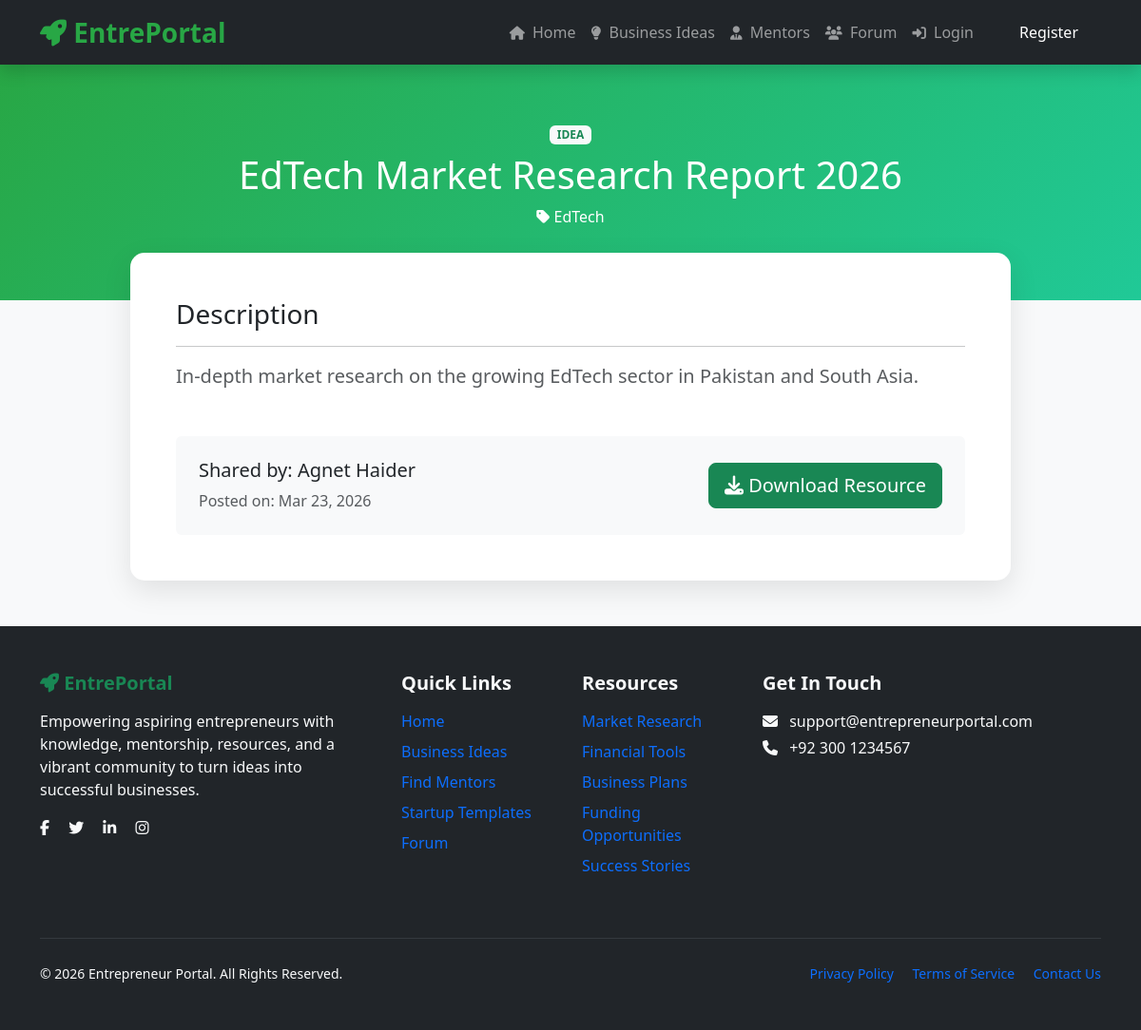
The page /view-resource.php?id=7 on the database its author committed.
### tables this page shows
CREATE TABLE `resources` (
  `id` int(11) NOT NULL,
  `agent_id` int(11) NOT NULL,
  `category_id` int(11) DEFAULT NULL,
  `title` varchar(255) NOT NULL,
  `content_type` enum('idea','framework','template','startup_plan','financial_support') NOT NULL,
  `description` text DEFAULT NULL,
  `file_path` varchar(255) DEFAULT NULL,
  `created_at` timestamp NOT NULL DEFAULT current_timestamp(),
  `updated_at` timestamp NOT NULL DEFAULT current_timestamp() ON UPDATE current_timestamp()
);

CREATE TABLE `categories` (
  `id` int(11) NOT NULL,
  `category_name` varchar(100) NOT NULL,
  `description` text DEFAULT NULL,
  `created_at` timestamp NOT NULL DEFAULT current_timestamp()
);

CREATE TABLE `users` (
  `id` int(11) NOT NULL,
  `full_name` varchar(100) NOT NULL,
  `email` varchar(100) NOT NULL,
  `password` varchar(255) NOT NULL,
  `phone` varchar(20) DEFAULT NULL,
  `bio` text DEFAULT NULL,
  `location` varchar(100) DEFAULT NULL,
  `role` enum('user','agent','admin') NOT NULL DEFAULT 'user',
  `status` enum('pending','approved','rejected') NOT NULL DEFAULT 'pending',
  `created_at` timestamp NOT NULL DEFAULT current_timestamp()
);

### view-resource.php (the view, shortened to what this page needs)
<?php
include 'config.php';
$id = isset($_GET['id']) ? (int)$_GET['id'] : 0;
$query = "SELECT r.*, c.category_name, u.full_name as agent_name, u.email as agent_email
          FROM resources r
          LEFT JOIN categories c ON r.category_id = c.id
          LEFT JOIN users u ON r.agent_id = u.id
          WHERE r.id = $id";
$result = mysqli_query($conn, $query);
$resource = mysqli_fetch_assoc($result);
?>
<!DOCTYPE html>
<html lang="en">
<head>
    <link href="https://cdn.jsdelivr.net/npm/bootstrap@5.3.3/dist/css/bootstrap.min.css" rel="stylesheet">
    <link href="https://cdnjs.cloudflare.com/ajax/libs/font-awesome/6.5.1/css/all.min.css" rel="stylesheet">
</head>
<body>
<?php include 'navbar.php'; ?>
<div class="resource-header text-center">
    <div class="container">
        <span class="badge bg-light text-success mb-2"><?= strtoupper($resource['content_type']) ?></span>
        <h1><?= htmlspecialchars($resource['title']) ?></h1>
        <p><i class="fas fa-tag"></i> <?= htmlspecialchars($resource['category_name'] ?? 'General') ?></p>
    </div>
</div>
<div class="container mb-5">
    <div class="row justify-content-center">
        <div class="col-lg-10">
            <div class="card content-card">
                <div class="card-body p-5">
                    <h3>Description</h3>
                    <hr>
                    <p class="lead text-muted" style="white-space: pre-wrap;"><?= htmlspecialchars($resource['description']) ?></p>
                    <div class="mt-5 p-4 bg-light rounded d-flex justify-content-between align-items-center">
                        <div>
                            <h5>Shared by: <?= htmlspecialchars($resource['agent_name']) ?></h5>
                            <p class="mb-0 text-muted">Posted on: <?= date('M d, Y', strtotime($resource['created_at'])) ?></p>
                        </div>
                        <?php if(!empty($resource['file_path'])): ?>
                            <a href="../agent/<?= $resource['file_path'] ?>" class="btn btn-success btn-lg">
                                <i class="fas fa-download"></i> Download Resource
                            </a>
                        <?php endif; ?>
                    </div>
                </div>
            </div>
        </div>
    </div>
</div>
<?php include 'footer.php'; ?>
</body>
</html>

### view-resource.php (style rules this page uses)
body { background: #f8f9fa; }
.resource-header { background: linear-gradient(135deg, #28a745, #20c997); color: white; padding: 60px 0; }
.content-card { margin-top: -50px; border-radius: 15px; border: none; box-shadow: 0 10px 30px rgba(0,0,0,0.1); }

### navbar.php (style rules this page uses)
:root { --primary: #28a745; --dark: #212529; }

### rows shown on the page
resources: content_type "IDEA", title "EdTech Market Research Report 2026", category.category_name "EdTech", description "In-depth market research on the growing EdTech sector in Pakistan and South Asia.", agent.full_name "Agnet Haider", created_at "Mar 23, 2026"
